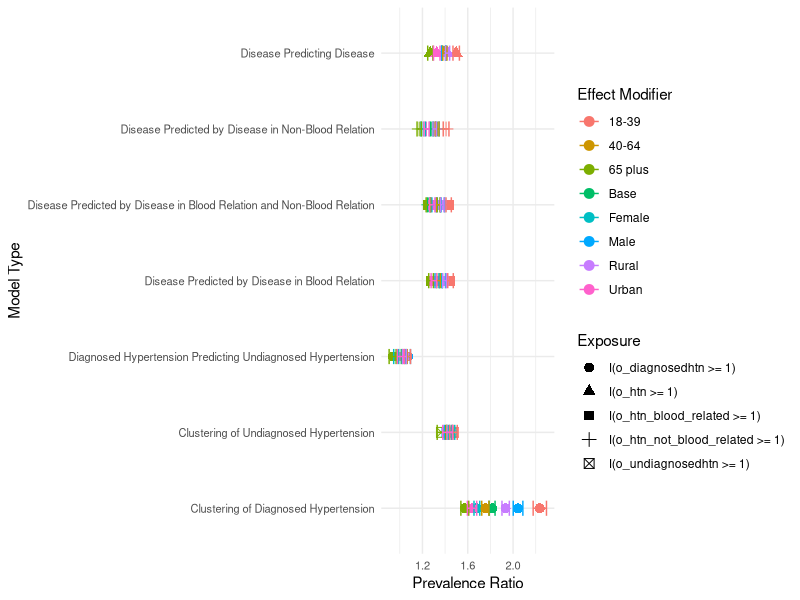

Reproduce this figure in R.
library(tidyverse)

# Load and process the coefficients data
coefs <- read_csv("analysis/nfaan05_poisson regression of familial aggregation.csv") %>% 
  dplyr::filter(str_detect(term, "I\\(o_")) %>%
  dplyr::filter(model %in% c("M1", "N1", "P1", "Q1", "S1", "T1", "U1")) %>%
  mutate(
    type = "Coefficient",
    level = "Base",
    contrast = "Base",
    modifier = "None",
    exposure = case_when(
      str_detect(term, "I\\(o_htn >= 1\\)") ~ "I(o_htn >= 1)",
      str_detect(term, "I\\(o_htn_blood_related >= 1\\)") ~ "I(o_htn_blood_related >= 1)",
      str_detect(term, "I\\(o_htn_not_blood_related >= 1\\)") ~ "I(o_htn_not_blood_related >= 1)",
      str_detect(term, "I\\(o_diagnosedhtn >= 1\\)") ~ "I(o_diagnosedhtn >= 1)",
      str_detect(term, "I\\(o_undiagnosedhtn >= 1\\)") ~ "I(o_undiagnosedhtn >= 1)",
      TRUE ~ NA_character_
    ),
    group = case_when(
      model == "M1" ~ "Disease Predicting Disease",
      model == "S1" ~ "Disease Predicted by Disease in Blood Relation",
      model == "T1" ~ "Disease Predicted by Disease in Non-Blood Relation",
      model == "U1" ~ "Disease Predicted by Disease in Blood Relation and Non-Blood Relation",
      model == "P1" ~ "Clustering of Diagnosed Hypertension",
      model == "Q1" ~ "Clustering of Undiagnosed Hypertension",
      model == "N1" ~ "Diagnosed Hypertension Predicting Undiagnosed Hypertension",
      TRUE ~ "Other"
    )
  )

# Ensure Estimate, LCI, and UCI columns exist and are correctly named in coefs
coefs <- coefs %>%
  rename(
    Estimate = PR,
    LCI = lci,
    UCI = uci
  ) %>%
  select(level, term, Estimate, LCI, UCI, modifier, contrast, model, exposure, group, type)

# Load and process the contrasts data
contrasts <- read_csv("analysis/nfaan05_contrasts of poisson regression of familial aggregation.csv") %>%
  rename(modifier = contrast) %>%
  mutate(
    contrast = rep(c("Contrast 1", "Contrast 2", "Contrast 3"), length.out = n()),
    model_type = substr(modifier, 1, 1),  # Extract first character for model type letter
    model = substr(modifier, 1, 2),  # Extract first two characters for term
    modifier = substr(modifier, 4, nchar(modifier)),  # Remove first three characters from modifier
    exposure = case_when(
      str_detect(term, "I\\(o_htn >= 1\\)") ~ "I(o_htn >= 1)",
      str_detect(term, "I\\(o_htn_blood_related >= 1\\)") ~ "I(o_htn_blood_related >= 1)",
      str_detect(term, "I\\(o_htn_not_blood_related >= 1\\)") ~ "I(o_htn_not_blood_related >= 1)",
      str_detect(term, "I\\(o_diagnosedhtn >= 1\\)") ~ "I(o_diagnosedhtn >= 1)",
      str_detect(term, "I\\(o_undiagnosedhtn >= 1\\)") ~ "I(o_undiagnosedhtn >= 1)",
      TRUE ~ NA_character_
    ),
    group = case_when(
      model_type == "M" ~ "Disease Predicting Disease",
      model_type == "S" ~ "Disease Predicted by Disease in Blood Relation",
      model_type == "T" ~ "Disease Predicted by Disease in Non-Blood Relation",
      model_type == "U" ~ "Disease Predicted by Disease in Blood Relation and Non-Blood Relation",
      model_type == "P" ~ "Clustering of Diagnosed Hypertension",
      model_type == "Q" ~ "Clustering of Undiagnosed Hypertension",
      model_type == "N" ~ "Diagnosed Hypertension Predicting Undiagnosed Hypertension",
      TRUE ~ "Other"
    ),
    type = "Effect Modifier"
  )

contrasts <- contrasts %>%
  mutate(level = case_when(
    contrast == "Contrast 1" & str_detect(modifier, "sex") ~ "Female",
    contrast == "Contrast 2" & str_detect(modifier, "sex") ~ "Male",
    contrast == "Contrast 1" & str_detect(modifier, "age_category") ~ "18-39",
    contrast == "Contrast 2" & str_detect(modifier, "age_category") ~ str_replace(modifier, "age_category", ""),
    contrast == "Contrast 1" & str_detect(modifier, "residence") ~ "Rural",
    contrast == "Contrast 2" & str_detect(modifier, "residence") ~ "Urban",
    TRUE ~ NA_character_
  )) %>%
  distinct(contrast, model, level, .keep_all = TRUE) %>%
  select(level, term, Estimate, LCI, UCI, modifier, contrast, model, exposure, group, type)

# Exponentiate coefficients and LCI, UCI in contrasts
contrasts <- contrasts %>%
  mutate(
    Estimate = exp(Estimate),
    LCI = exp(LCI),
    UCI = exp(UCI)
  )

# Combine coefficients and contrasts data
combined_data <- bind_rows(coefs, contrasts)
cleaned_data <- combined_data %>%
  dplyr::filter(!is.na(level))

# Plot using the group variable on the y-axis
grouped_plot <- ggplot(cleaned_data, aes(x = Estimate, y = group, color = level, shape = exposure)) +
  geom_point(size = 3) +
  geom_errorbarh(aes(xmin = LCI, xmax = UCI), height = 0.2) +
  labs(
    x = "Prevalence Ratio",
    y = "Model Type",
    color = "Effect Modifier",
    shape = "Exposure"
  ) +
  theme_minimal() +
  theme(
    axis.text.y = element_text(size = 8),  # Adjust y-axis text size
    axis.text.x = element_text(size = 8)   # Adjust x-axis text size
  )


# Save the plot
ggsave("paper/combined_models_plot.png", plot = grouped_plot, width = 16, height = 12)
